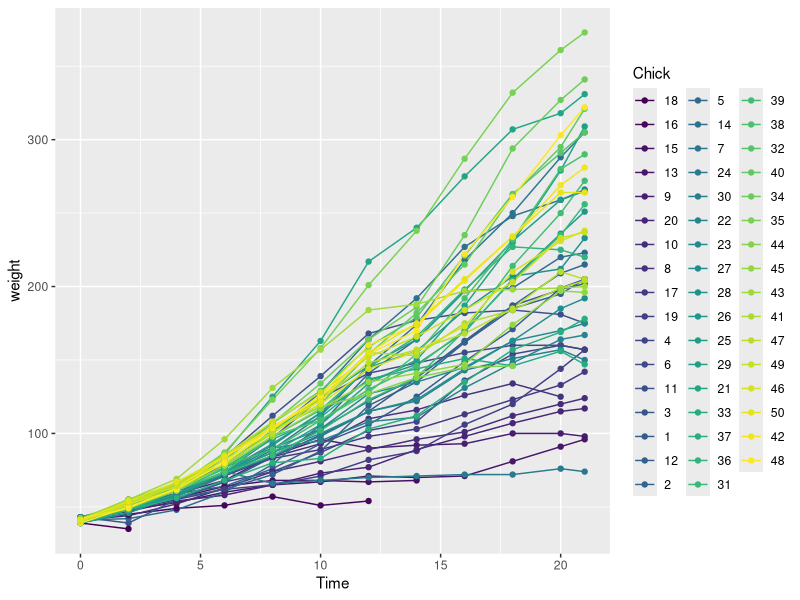
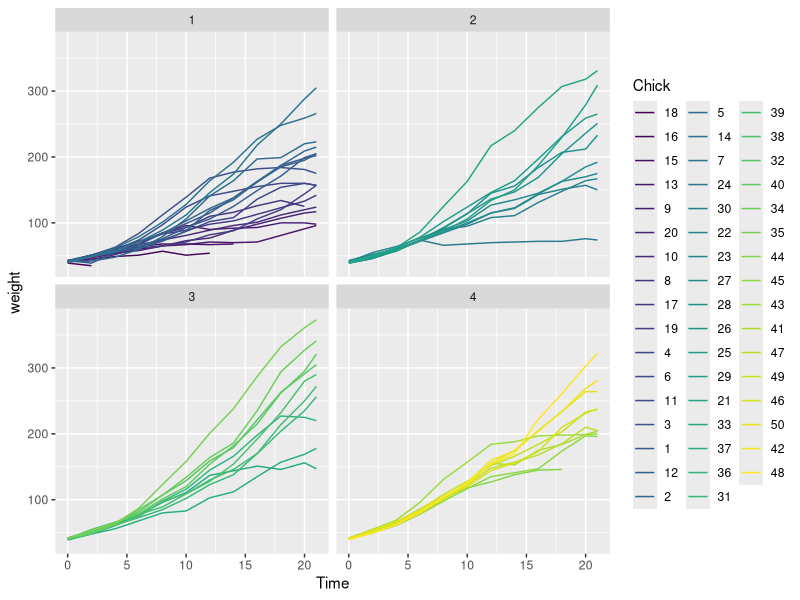

Reproduce these figures in R, in order.
#aggregate2

?ChickWeight
data = ChickWeight
str(ChickWeight)
dim(data)
unique(data$Chick)
unique(data$Diet)

library(ggplot2)
ggplot(data=data, aes(x=Time, y=weight, group=Chick, colour=Chick)) +
  geom_line() +
  geom_point()
#mean wt depending on diet
aggregate(data$weight, list(diet=data$Diet), mean)

#aggregate on time
aggregate(data$weight, list(time=data$Time), mean)

aggregate(data$weight, list(time=data$Time, diet=data$Diet), mean)

#to see the weights over time across different diets
ggplot(data) + geom_line(aes(x=Time, y=weight, colour=Chick)) +
  facet_wrap(~Diet) +
  guides(col=guide_legend(ncol=3))



#Eg1
values <- data.frame(value = c("a", "a", "a", "a", 
                               "a", "b", "b", "b", "c", 
                               "c", "c", "c"))
nr.of.appearances <- aggregate(x = values, 
    by = list(unique.values = values$value), FUN = length)
nr.of.appearances


#Eg2
dates <- data.frame(date = as.Date("2016-01-01", format = "%Y-%m-%d") + 0:729)
dates
last.day <- aggregate(x = dates["date"],by = list(month = substr(dates$date, 1, 7)), FUN = max)
last.day 


options(digits=3)
attach(mtcars)
aggregate(mtcars, by=list(cylinder= cyl,gears = gear), FUN=mean, na.rm=TRUE)
